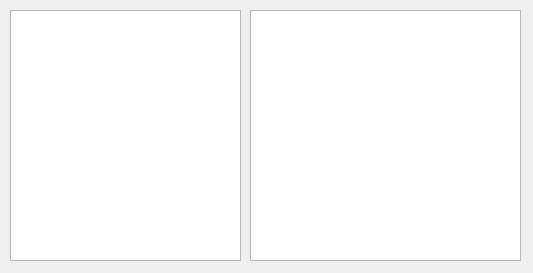
<?xml version="1.0" encoding="UTF-8"?>
<ui version="4.0">
 <class>fileexplorer</class>
 <widget class="QDialog" name="fileexplorer">
  <property name="geometry">
   <rect>
    <x>0</x>
    <y>0</y>
    <width>533</width>
    <height>273</height>
   </rect>
  </property>
  <property name="windowTitle">
   <string>Dialog</string>
  </property>
  <widget class="QTreeView" name="treeView">
   <property name="geometry">
    <rect>
     <x>10</x>
     <y>10</y>
     <width>231</width>
     <height>251</height>
    </rect>
   </property>
  </widget>
  <widget class="QTableView" name="tableView">
   <property name="geometry">
    <rect>
     <x>250</x>
     <y>10</y>
     <width>271</width>
     <height>251</height>
    </rect>
   </property>
  </widget>
 </widget>
 <resources/>
 <connections/>
</ui>
